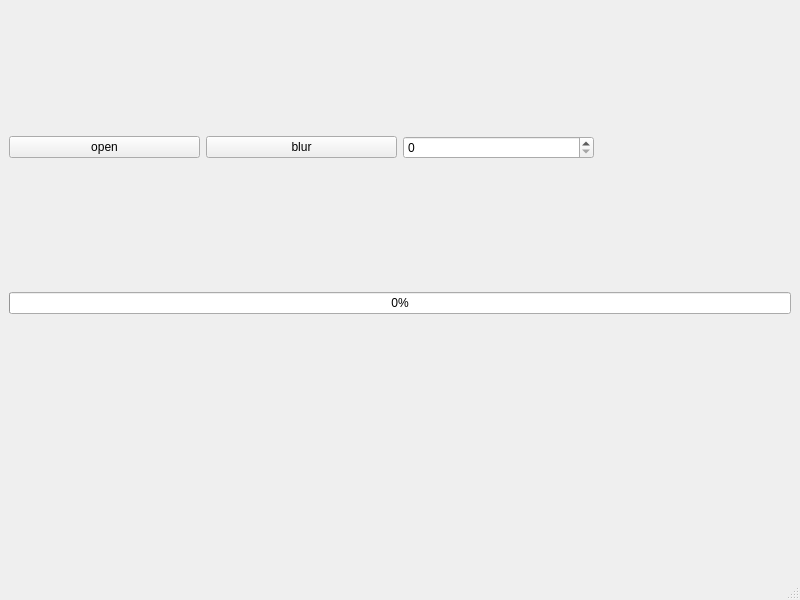
<?xml version="1.0" encoding="UTF-8"?>
<ui version="4.0">
 <class>MainWindow</class>
 <widget class="QMainWindow" name="MainWindow">
  <property name="geometry">
   <rect>
    <x>0</x>
    <y>0</y>
    <width>800</width>
    <height>600</height>
   </rect>
  </property>
  <property name="windowTitle">
   <string>MainWindow</string>
  </property>
  <widget class="QWidget" name="centralwidget">
   <layout class="QGridLayout" name="gridLayout">
    <item row="0" column="0">
     <layout class="QHBoxLayout" name="horizontalLayout">
      <item>
       <widget class="QPushButton" name="openButton">
        <property name="text">
         <string>open</string>
        </property>
       </widget>
      </item>
      <item>
       <widget class="QPushButton" name="blurButton">
        <property name="text">
         <string>blur</string>
        </property>
       </widget>
      </item>
      <item>
       <widget class="QSpinBox" name="spinBox"/>
      </item>
      <item>
       <widget class="QLabel" name="pngNameLabel">
        <property name="text">
         <string/>
        </property>
       </widget>
      </item>
     </layout>
    </item>
    <item row="1" column="0">
     <layout class="QVBoxLayout" name="verticalLayout_2">
      <item>
       <widget class="QProgressBar" name="progressBar">
        <property name="value">
         <number>0</number>
        </property>
       </widget>
      </item>
      <item>
       <layout class="QVBoxLayout" name="verticalLayout">
        <item>
         <widget class="QLabel" name="inputImageLabel">
          <property name="text">
           <string/>
          </property>
         </widget>
        </item>
        <item>
         <widget class="QLabel" name="outputImageLabel">
          <property name="text">
           <string/>
          </property>
         </widget>
        </item>
       </layout>
      </item>
     </layout>
    </item>
   </layout>
  </widget>
  <widget class="QMenuBar" name="menubar">
   <property name="geometry">
    <rect>
     <x>0</x>
     <y>0</y>
     <width>800</width>
     <height>21</height>
    </rect>
   </property>
  </widget>
  <widget class="QStatusBar" name="statusbar"/>
 </widget>
 <resources/>
 <connections/>
</ui>
